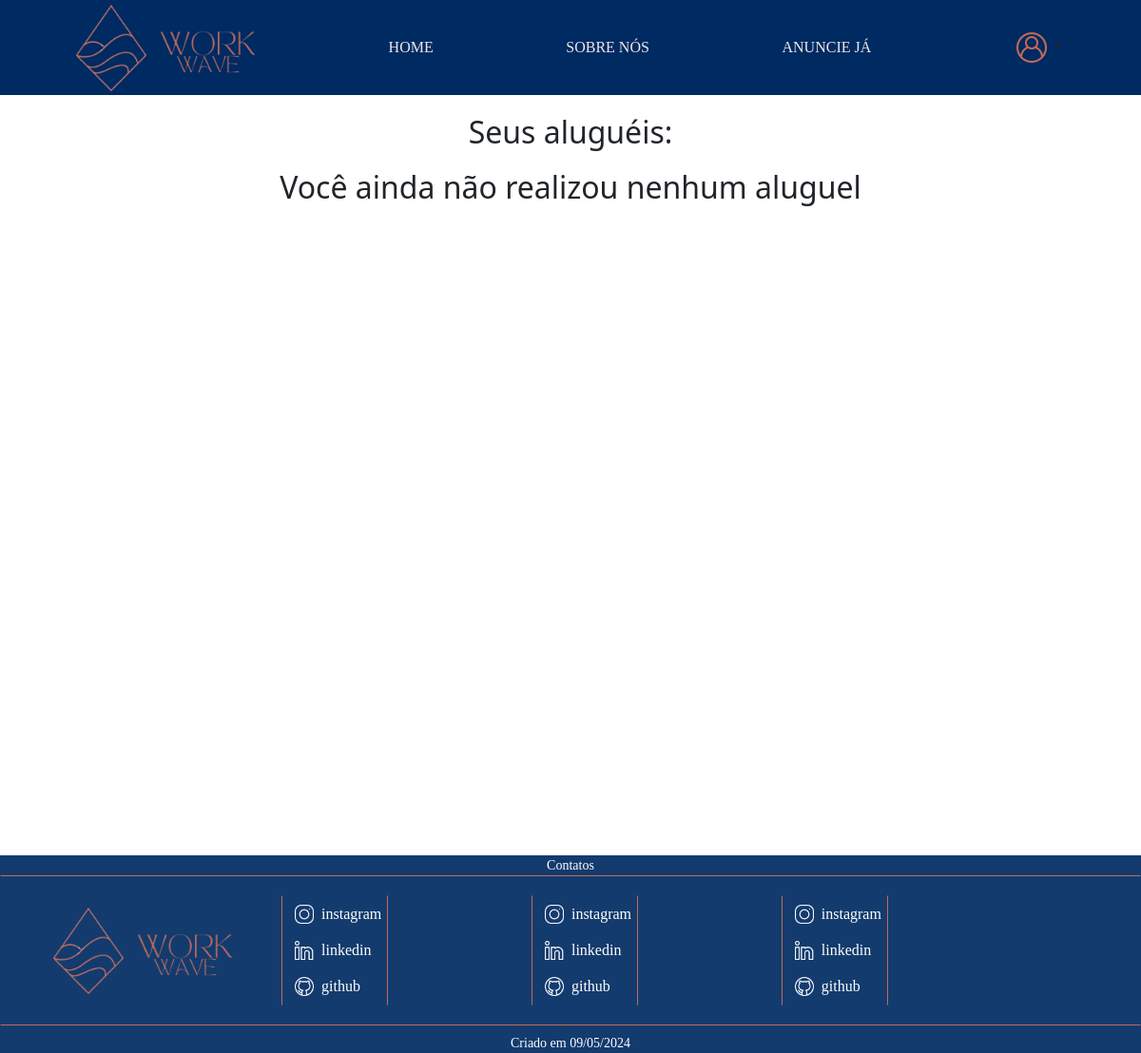
The app's page /usuario/AlugueisFeitos.php (signed in), older data.
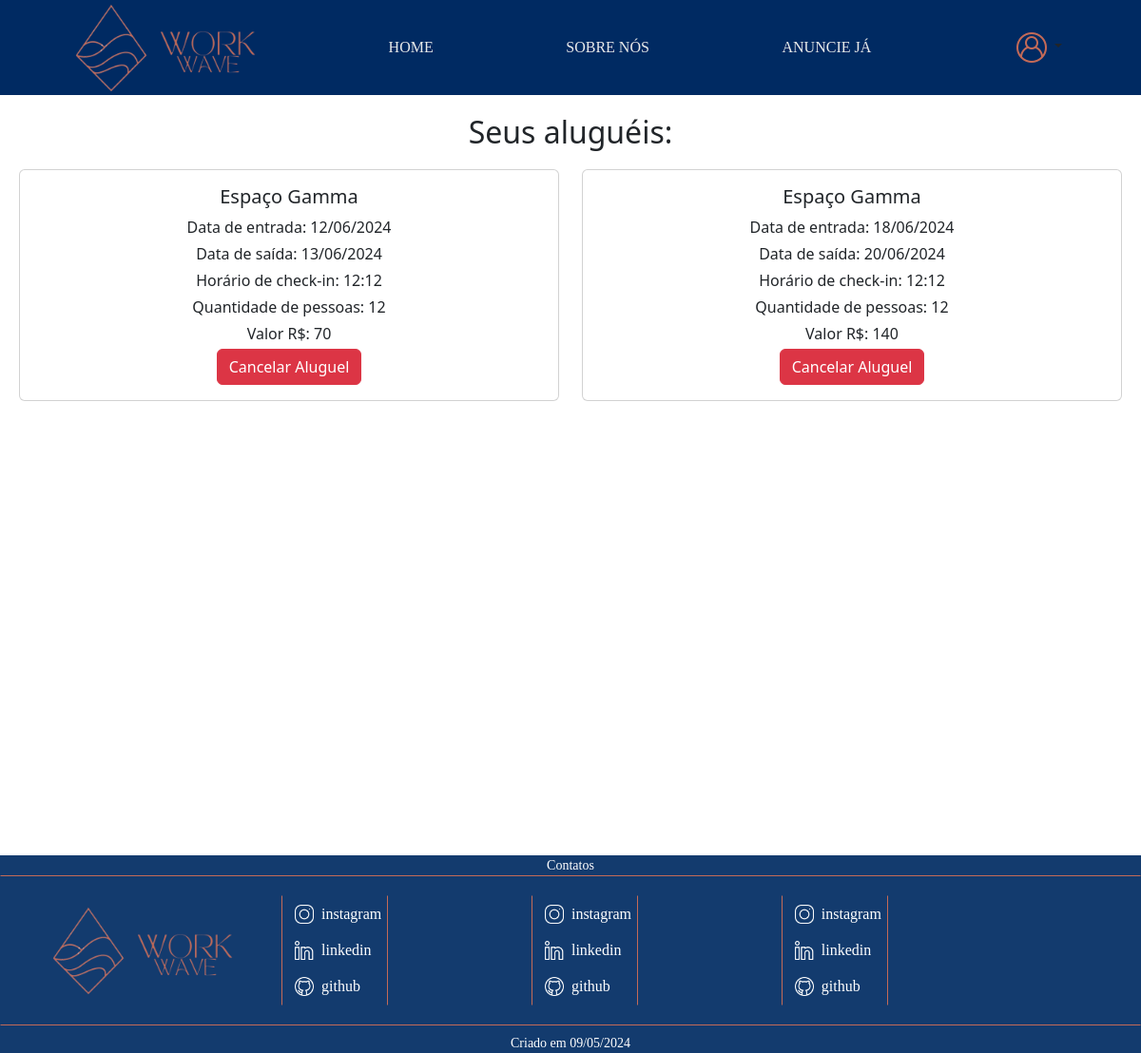
The same page, newer data.
### tables this page shows
CREATE TABLE `alugar` (
  `AluId` int(11) NOT NULL,
  `AluDataEntrada` date NOT NULL,
  `AluDataSaida` date NOT NULL,
  `OcuId` int(11) NOT NULL,
  `EspId` int(11) NOT NULL,
  `AluPago` tinyint(1) DEFAULT NULL,
  `AluQuantidadePessoas` int(11) DEFAULT NULL,
  `AluHorarioCheckIn` time DEFAULT NULL,
  `AluValor` double(10,2) DEFAULT NULL
);

CREATE TABLE `espacodados` (
  `EspId` int(11) NOT NULL,
  `EspNome` varchar(255) NOT NULL,
  `EspEndereco` varchar(255) NOT NULL,
  `EspDescricao` mediumtext NOT NULL,
  `EspCapacidade` int(11) NOT NULL,
  `EspDisponibilidade` tinyint(1) DEFAULT 1,
  `EspDataCadastro` date NOT NULL,
  `ProId` int(11) NOT NULL,
  `EspImg` varchar(255) DEFAULT NULL,
  `EspPreco` decimal(10,2) DEFAULT NULL,
  `SerId` int(11) DEFAULT NULL,
  `EspCongelado` tinyint(1) DEFAULT 0
);

### usuario/AlugueisFeitos.php (the view, shortened to what the changed rows need)
<?php
require('../validadores/conectaBanco.php');
if (isset($_SESSION['usuario_validado']) && $_SESSION['usuario_validado'] == true) {
    $UsuarioId = $_SESSION['UsuarioId'];
    $sql = "SELECT a.AluId, e.EspNome, a.AluDataEntrada, a.AluDataSaida, a.AluQuantidadePessoas, a.AluHorarioCheckIn, a.AluValor
            FROM alugar AS a
            INNER JOIN espacodados AS e ON a.EspId = e.EspId
            WHERE a.OcuId = :UsuarioId";
    $stmt = $conexao->prepare($sql);
    $stmt->bindParam(':UsuarioId', $UsuarioId, PDO::PARAM_INT);
    $stmt->execute();
    if ($stmt->rowCount() > 0) {
        $resultado = $stmt->fetchAll(PDO::FETCH_ASSOC);
    } else {
        $resultado = [];
    }
}
?>
<!DOCTYPE html>
<html lang="en">
<head>
    <link href="https://cdn.jsdelivr.net/npm/bootstrap@5.3.3/dist/css/bootstrap.min.css" rel="stylesheet">
    <link rel="stylesheet" href="../css/Style.css">
</head>
<body>
    <div class="conteudo">
        <h2 style="margin-bottom: 20px;">Seus aluguéis:</h2>
        <div class="row">
            <?php
            if ($resultado == []) {
                echo '<h2>Você ainda não realizou nenhum aluguel</h2>';
            }
            foreach ($resultado as $aluguel) {
                $dataAtual = date('Y-m-d');
                    ?>
                    <div class="col-md-6">
                        <div class="card mb-3">
                            <div class="card-body">
                                <h5 class="card-title"><?php echo $aluguel['EspNome']; ?></h5>
                                <p class="card-text mb-1">Data de entrada: <?php echo date('d/m/Y', strtotime($aluguel['AluDataEntrada'])); ?></p>
                                <p class="card-text mb-1">Data de saída: <?php echo date('d/m/Y', strtotime($aluguel['AluDataSaida'])); ?></p>
                                <p class="card-text mb-1">Horário de check-in: <?php echo date('H:i', strtotime($aluguel['AluHorarioCheckIn'])); ?></p>
                                <p class="card-text mb-1">Quantidade de pessoas: <?php echo $aluguel['AluQuantidadePessoas']; ?></p>
                                <p class="card-text mb-1">Valor R$: <?php echo $aluguel['AluValor']; ?></p>
                                <?php
                                if ($aluguel['AluDataEntrada'] > $dataAtual) {
                                    ?>
                                    <form action="../validadores/CancelarAluguel.php" method="POST" onsubmit="return confirm('Tem certeza de que deseja cancelar este aluguel?');">
                                        <button type="submit" class="btn btn-danger">Cancelar Aluguel</button>
                                    </form>
                                <?php
                                } else {
                                    ?>
                                    <button type="button" class="btn btn-danger" disabled>Cancelar Aluguel</button>
                                <?php
                                }
                                ?>
                            </div>
                        </div>
                    </div>
            <?php
            }
            ?>
        </div>
    </div>
</body>
</html>

Row changes from the older to the newer data that the page shows:
added alugar: EspId.EspNome "Espaço Gamma", AluDataEntrada "12/06/2024", AluDataSaida "13/06/2024", AluHorarioCheckIn "12:12", AluQuantidadePessoas "12", AluValor "70"
added alugar: EspId.EspNome "Espaço Gamma", AluDataEntrada "18/06/2024", AluDataSaida "20/06/2024", AluHorarioCheckIn "12:12", AluQuantidadePessoas "12", AluValor "140"
Text that changed along with them:
text no longer shown: "Você ainda não realizou nenhum aluguel"
